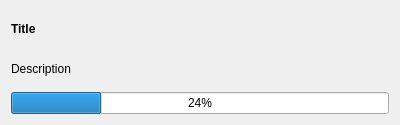
<?xml version="1.0" encoding="UTF-8"?>
<ui version="4.0">
 <class>WinBurnJobWidget</class>
 <widget class="QWidget" name="WinBurnJobWidget">
  <property name="geometry">
   <rect>
    <x>0</x>
    <y>0</y>
    <width>400</width>
    <height>125</height>
   </rect>
  </property>
  <property name="windowTitle">
   <string>Form</string>
  </property>
  <layout class="QVBoxLayout" name="verticalLayout">
   <item>
    <widget class="QLabel" name="titleLabel">
     <property name="font">
      <font>
       <weight>75</weight>
       <bold>true</bold>
      </font>
     </property>
     <property name="text">
      <string notr="true">Title</string>
     </property>
    </widget>
   </item>
   <item>
    <widget class="QLabel" name="descriptionLabel">
     <property name="text">
      <string notr="true">Description</string>
     </property>
    </widget>
   </item>
   <item>
    <widget class="QProgressBar" name="progressBar">
     <property name="value">
      <number>24</number>
     </property>
    </widget>
   </item>
  </layout>
 </widget>
 <resources/>
 <connections/>
</ui>
